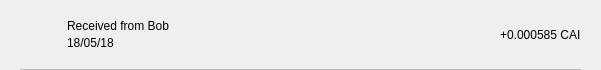
<?xml version="1.0" encoding="UTF-8"?>
<ui version="4.0">
 <class>TxRow</class>
 <widget class="QWidget" name="TxRow">
  <property name="geometry">
   <rect>
    <x>0</x>
    <y>0</y>
    <width>601</width>
    <height>70</height>
   </rect>
  </property>
  <property name="minimumSize">
   <size>
    <width>0</width>
    <height>40</height>
   </size>
  </property>
  <property name="windowTitle">
   <string>Form</string>
  </property>
  <layout class="QVBoxLayout" name="verticalLayout_3">
   <property name="spacing">
    <number>0</number>
   </property>
   <property name="leftMargin">
    <number>0</number>
   </property>
   <property name="topMargin">
    <number>0</number>
   </property>
   <property name="rightMargin">
    <number>0</number>
   </property>
   <property name="bottomMargin">
    <number>0</number>
   </property>
   <item>
    <widget class="QWidget" name="rowContainer" native="true">
     <layout class="QVBoxLayout" name="verticalLayout_2">
      <property name="spacing">
       <number>9</number>
      </property>
      <property name="leftMargin">
       <number>20</number>
      </property>
      <property name="topMargin">
       <number>9</number>
      </property>
      <property name="rightMargin">
       <number>20</number>
      </property>
      <property name="bottomMargin">
       <number>0</number>
      </property>
      <item>
       <widget class="QFrame" name="frame">
        <property name="styleSheet">
         <string notr="true">border:none;</string>
        </property>
        <property name="frameShape">
         <enum>QFrame::StyledPanel</enum>
        </property>
        <property name="frameShadow">
         <enum>QFrame::Raised</enum>
        </property>
        <layout class="QHBoxLayout" name="horizontalLayout" stretch="0,2,0">
         <property name="leftMargin">
          <number>0</number>
         </property>
         <property name="topMargin">
          <number>0</number>
         </property>
         <property name="rightMargin">
          <number>0</number>
         </property>
         <property name="bottomMargin">
          <number>0</number>
         </property>
         <item>
          <widget class="QPushButton" name="icon">
           <property name="focusPolicy">
            <enum>Qt::NoFocus</enum>
           </property>
           <property name="styleSheet">
            <string notr="true">border:none;</string>
           </property>
           <property name="text">
            <string/>
           </property>
           <property name="iconSize">
            <size>
             <width>28</width>
             <height>28</height>
            </size>
           </property>
          </widget>
         </item>
         <item>
          <layout class="QVBoxLayout" name="verticalLayout">
           <property name="spacing">
            <number>3</number>
           </property>
           <property name="leftMargin">
            <number>9</number>
           </property>
           <item>
            <widget class="QLabel" name="lblAddress">
             <property name="styleSheet">
              <string notr="true"/>
             </property>
             <property name="text">
              <string>Received from Bob</string>
             </property>
             <property name="alignment">
              <set>Qt::AlignBottom|Qt::AlignLeading|Qt::AlignLeft</set>
             </property>
            </widget>
           </item>
           <item>
            <widget class="QLabel" name="lblDate">
             <property name="styleSheet">
              <string notr="true"/>
             </property>
             <property name="text">
              <string>18/05/18</string>
             </property>
             <property name="alignment">
              <set>Qt::AlignLeading|Qt::AlignLeft|Qt::AlignTop</set>
             </property>
            </widget>
           </item>
          </layout>
         </item>
         <item>
          <widget class="QLabel" name="lblAmount">
           <property name="styleSheet">
            <string notr="true"/>
           </property>
           <property name="text">
            <string>+0.000585 CAI</string>
           </property>
          </widget>
         </item>
        </layout>
       </widget>
      </item>
      <item>
       <widget class="QLabel" name="lblDivisory">
        <property name="minimumSize">
         <size>
          <width>0</width>
          <height>1</height>
         </size>
        </property>
        <property name="maximumSize">
         <size>
          <width>16777215</width>
          <height>1</height>
         </size>
        </property>
        <property name="styleSheet">
         <string notr="true">background-color:#bababa;</string>
        </property>
        <property name="text">
         <string/>
        </property>
        <property name="alignment">
         <set>Qt::AlignBottom|Qt::AlignLeading|Qt::AlignLeft</set>
        </property>
       </widget>
      </item>
     </layout>
    </widget>
   </item>
  </layout>
 </widget>
 <resources/>
 <connections/>
</ui>
